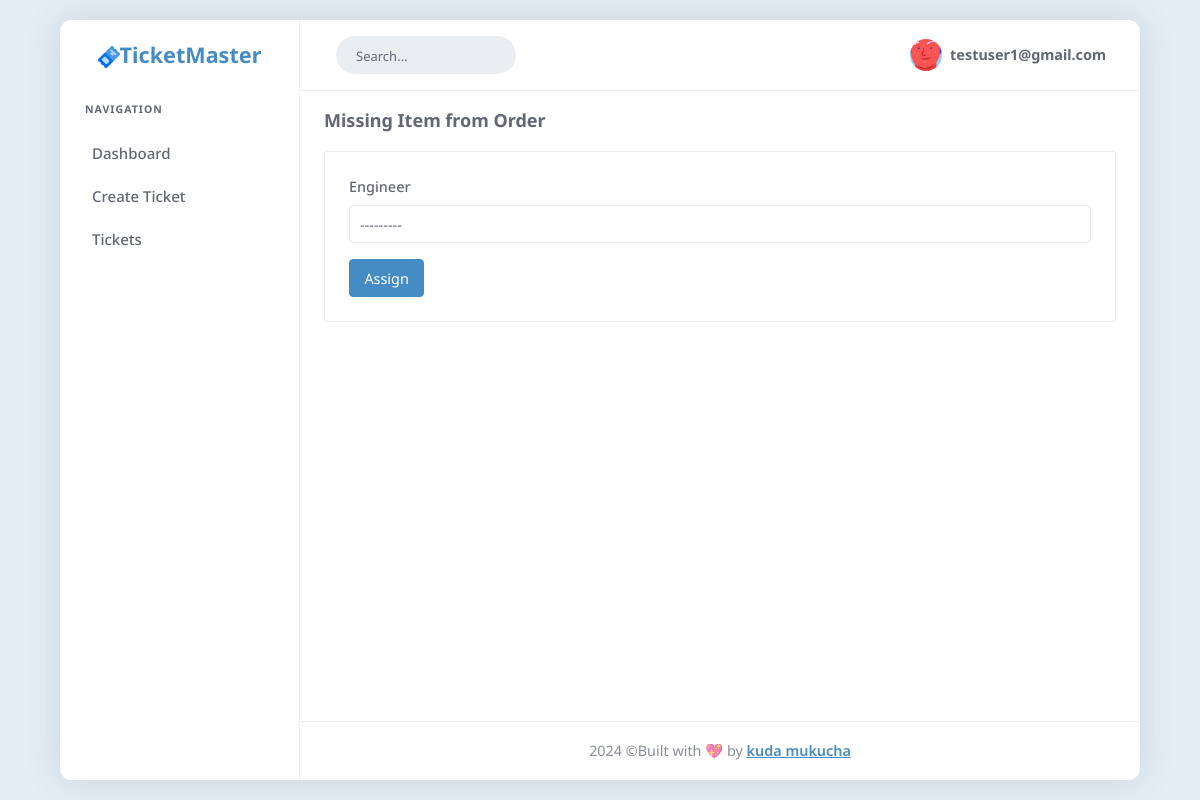
Screenshot of /ticket/assign-ticket/8269/ (signed in) with the database file from the repository.
### accounts/models.py (models this page shows)
class User(AbstractUser):
    is_customer = models.BooleanField(default=False)
    is_engineer = models.BooleanField(default=False)
    email = models.EmailField(unique=True)

### ticket/models.py (models this page shows, shortened)
class Ticket(models.Model):
    STATUS_CHOICES =[
        ('Active','Active'),
        ('Pending','Pending'),
        ('Resolved','Resolved')
    ]
    SEVERITY_CHOICES =[
        ('High','High'),
        ('Low','Low')
    ]
    customer = models.ForeignKey(User,on_delete=models.CASCADE,related_name='customer_tickets')
    engineer = models.ForeignKey(User,on_delete=models.DO_NOTHING,related_name='engineer_tickets',null=True)
    ticket_id = models.CharField(max_length=20,unique=True)
    title = models.CharField(max_length=50)
    description = models.TextField()
    status = models.CharField(max_length=20,choices=STATUS_CHOICES,default='Pending')
    created = models.DateTimeField(auto_now_add=True)
    updated = models.DateTimeField(auto_now=True)
    is_resolved = models.BooleanField(default=False)
    severity = models.CharField(max_length=5,choices=SEVERITY_CHOICES,default='Low')
    is_assigned_to_engineer= models.BooleanField(default=False)
    resolution_steps = models.TextField(blank=True,null=True)

### ticket/views.py (the view)
# urls.py: path('assign-ticket/<int:ticket_id>/',views.assign_ticket,name='assign-ticket'),
def assign_ticket(request,ticket_id):
    ticket = Ticket.objects.get(ticket_id=ticket_id)
    if request.method == 'POST':
        form = AssignTicketForm(request.POST,instance=ticket)
        if form.is_valid():
            ticket = form.save(commit=False)
            ticket.is_assigned_to_engineer = True
            ticket.status = 'Active'
            ticket.save()
            messages.success(request,f'Ticket has been assigned to {ticket.engineer}')
            return redirect('ticket:ticket-queue')
        else:
            messages.warning(request,'Oops, something went wrong. Please try again!')
            return redirect('ticket:assign-ticket')
    else:
        form = AssignTicketForm(instance=ticket)
        form.fields['engineer'].queryset = User.objects.filter(is_engineer = True)
        return render(request,'ticket/assign-ticket.html',{'form':form,'ticket':ticket})

### ticket/forms.py
class AssignTicketForm(forms.ModelForm):
    class Meta:
        model = Ticket
        fields = ['engineer']

### templates/ticket/assign-ticket.html (shortened to what this page needs)
{%extends 'dashboard/base.html'%}
{%load static%}
{%load widget_tweaks%}
{%block content%}
<div class="page-container">
    <div class="page-title-box">
        <div class="d-flex align-items-sm-center flex-sm-row flex-column gap-2">
            <div class="flex-grow-1">
                <h4 class="font-18 mb-0">{{ticket.title}}</h4>
            </div>
        </div>
    </div>
    <div class="row">
        <div class="col-12">
            <div class="card">
                <div class="card-body pt-2 mt-3">
                    <div class="row">
                        <div class="col-xl-12">
                            <form method="post">
                                <div class="form-group">
                                    <label for="exampleInputEmail1">Engineer</label>
                                    {%render_field  form.engineer class='form-control' placeholder='Ticket title'%}
                                </div>
                                <button type="submit" class="btn btn-primary">Assign</button>
                            </form>
                        </div>
                    </div>
                </div>
            </div>
        </div>
    </div>
</div>
{%endblock%}

### templates/dashboard/base.html (shortened to what this page needs)
{%load static%}
<!DOCTYPE html>
<html lang="en">
<head>
        <link href="{%static 'css/vendor.min.css'%}" rel="stylesheet" type="text/css" />
        <link href="{%static 'css/icons.min.css'%}" rel="stylesheet" type="text/css" />
        <link href="{%static 'css/app.min.css'%}" rel="stylesheet" type="text/css" id="app-style" />
</head>
<body>
    <div class="wrapper">
        <div class="sidenav-menu">
            <a href="/" class="logo">
                <span class="logo-dark">
                    <span class="logo-lg fw-bold fs-4 "><img src="{%static 'images/ticket.png'%}" alt="dark logo">TicketMaster</span>
                </span>
            </a>
            <div data-simplebar>
                <ul class="side-nav">
                    <li class="side-nav-title">Navigation</li>
                    <li class="side-nav-item">
                        <a href="/" class="side-nav-link">
                            <span class="menu-text"> Dashboard </span>
                        </a>
                    </li>
                    {%if request.user.is_customer%}
                    <li class="side-nav-item">
                        <a href="{%url 'ticket:create-ticket'%}" class="side-nav-link">
                            <span class="menu-text"> Create Ticket </span>
                        </a>
                    </li>
                    {%endif%}
                    <li class="side-nav-item">
                        <a data-bs-toggle="collapse" href="#sidebarPagesAuth" aria-expanded="false" aria-controls="sidebarPagesAuth" class="side-nav-link">
                            <span class="menu-text">Tickets</span>
                            <span class="menu-arrow"></span>
                        </a>
                    </li>
                </ul>
            </div>
        </div>
        <header class="app-topbar">
            <div class="page-container topbar-menu">
                <div class="d-flex align-items-center gap-2">
                    <button class="sidenav-toggle-button px-2">
                    </button>
                    <div class="d-none d-md-flex">
                        <form class="app-search" method="get" action="{%url 'ticket:ticket-search'%}">
                            <div class="app-search-box">
                                <div class="input-group">
                                    <input type="text" class="form-control" name="q" placeholder="Search...">
                                    <div class="input-group-append">
                                        <button class="btn btn-icon" type="submit">
                                        </button>
                                    </div>
                                </div>
                            </div>
                        </form>
                    </div>
                </div>
                <div class="d-flex align-items-center gap-2">
                    <div class="topbar-item d-none d-sm-flex">
                        <button class="topbar-link" id="light-dark-mode" type="button">
                        </button>
                    </div>
                    <div class="topbar-item">
                        <div class="dropdown">
                            <button class="topbar-link dropdown-toggle drop-arrow-none position-relative" data-bs-toggle="dropdown" data-bs-offset="0,25" type="button" data-bs-auto-close="outside" aria-haspopup="false" aria-expanded="false">
                            </button>
                        </div>
                    </div>
                    <div class="topbar-item nav-user">
                        <div class="dropdown">
                            <a class="topbar-link dropdown-toggle drop-arrow-none px-2" data-bs-toggle="dropdown" data-bs-offset="0,25" type="button" aria-haspopup="false" aria-expanded="false">
                                <img src="{%static 'images/users/avatar-1.png'%}" width="32" class="rounded-circle me-lg-2 d-flex" alt="user-image">
                                <span class="d-lg-flex flex-column gap-1 d-none">
                                    <h6 class="my-0">{{request.user.username}}</h6>
                                </span>
                            </a>
                        </div>
                    </div>
                </div>
            </div>
        </header>
        <div class="page-content">
           {%block content%}
           {%endblock%}
            <footer class="footer">
                <div class="page-container">
                    <div class="row">
                        <div class="col-md-12 text-center">
                            <script>document.write(new Date().getFullYear())</script> ©Built with  💖 by <span class="fw-semibold text-decoration-underline text-primary">kuda mukucha</span>
                        </div>
                    </div>
                </div>
            </footer>
        </div>
    </div>
</body>
</html>

### rows the page displays
User: user.username "testuser1@gmail.com"
Ticket: title "Missing Item from Order", engineer "---------"
